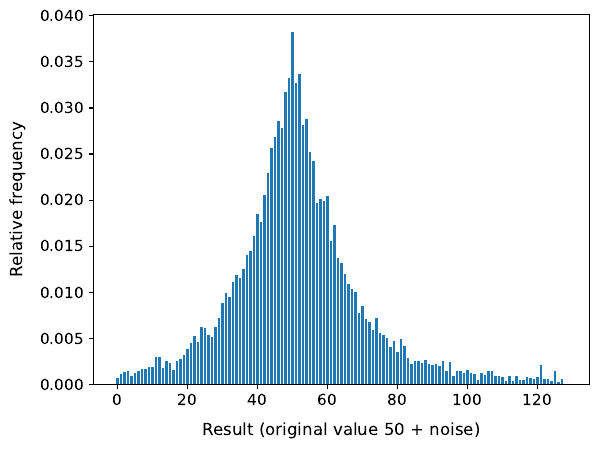

Reproduce this figure in Python.
import json
import matplotlib.pyplot as plt

with open('result.json', 'r') as f:
  data = json.load(f)

print(data)
print(data["x"])
print(data["y"])

plt.bar(data["x"], data["y"])
plt.xlabel("Result (original value 50 + noise)")
plt.ylabel("Relative frequency")
plt.savefig("plot.pdf")